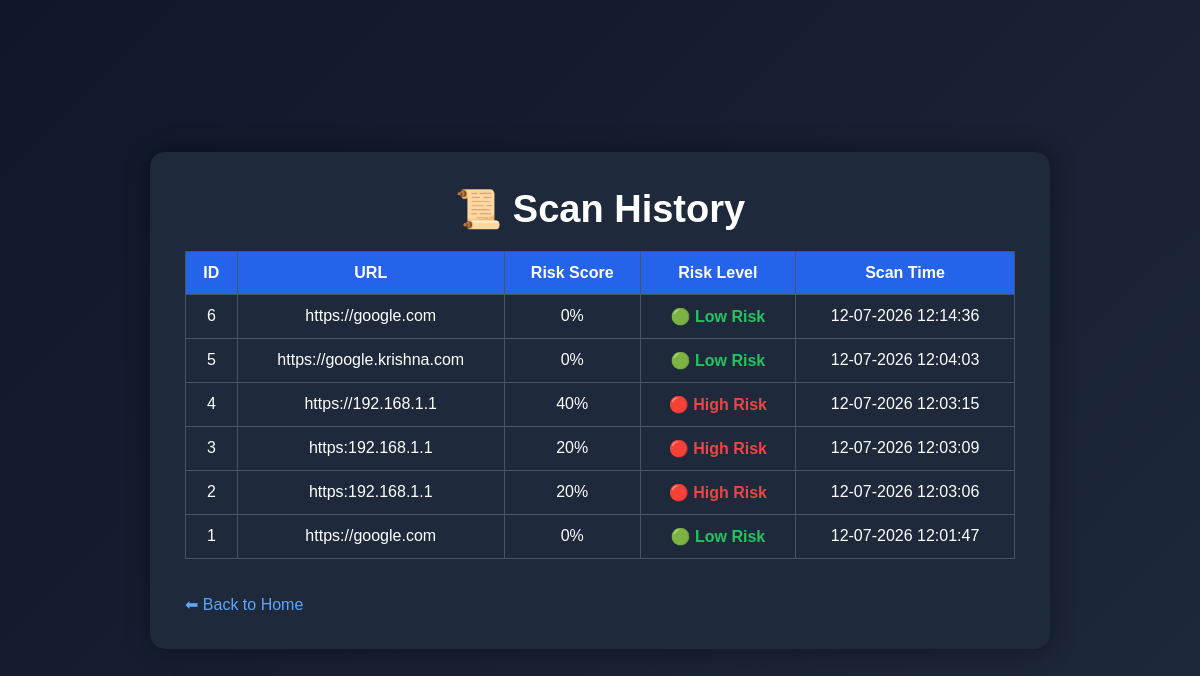
Before: /history with the older database file.
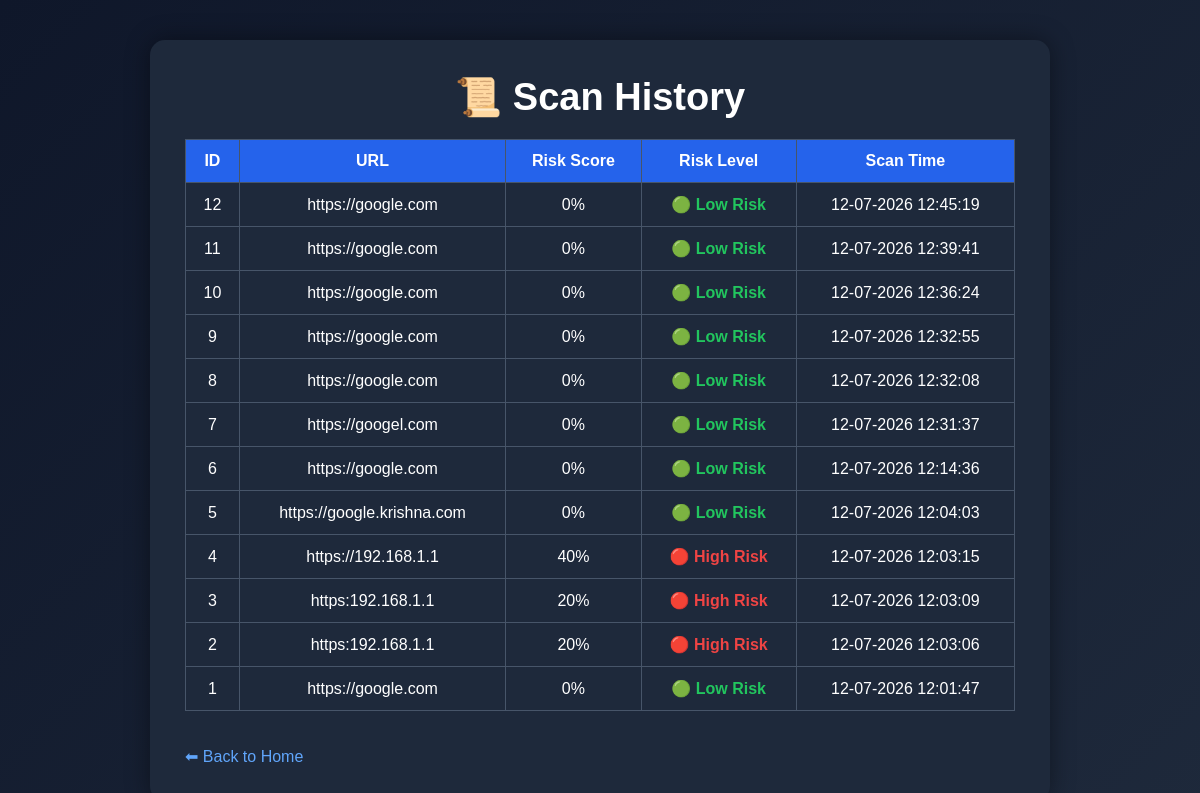
After: the same page with the newer database file.
### tables this page shows
CREATE TABLE scan_history(

        id INTEGER PRIMARY KEY AUTOINCREMENT,

        url TEXT,

        risk_score INTEGER,

        risk_level TEXT,

        scan_time TEXT

    );

### app.py (the view)
@app.route("/history")
def history():
    history_data = get_history()
    return render_template(
        "history.html",
        history=history_data
    )

### database.py (called while the page is built)
def get_history():
    conn = sqlite3.connect(DATABASE)
    cursor = conn.cursor()
    cursor.execute("""
    SELECT *
    FROM scan_history
    ORDER BY id DESC
    """)
    history = cursor.fetchall()
    conn.close()
    return history

### templates/history.html (shortened to what this page needs)
<!DOCTYPE html>
<html lang="en">
<head>
    <link rel="stylesheet"
          href="{{ url_for('static', filename='style.css') }}">
</head>
<body>
<div class="container">
    <h1>📜 Scan History</h1>
    <table class="feature-table">
        <tr>
            <th>ID</th>
            <th>URL</th>
            <th>Risk Score</th>
            <th>Risk Level</th>
            <th>Scan Time</th>
        </tr>
        {% if history %}
            {% for scan in history %}
            <tr>
                <td>{{ scan[0] }}</td>
                <td>{{ scan[1] }}</td>
                <td>{{ scan[2] }}%</td>
                <td>
                    {% if scan[3] == "Low Risk" %}
                        <span class="low">🟢 {{ scan[3] }}</span>
                    {% elif scan[3] == "Medium Risk" %}
                        <span class="medium">🟡 {{ scan[3] }}</span>
                    {% else %}
                        <span class="high">🔴 {{ scan[3] }}</span>
                    {% endif %}
                </td>
                <td>{{ scan[4] }}</td>
            </tr>
            {% endfor %}
        {% else %}
            <tr>
                <td colspan="5">No scan history available.</td>
            </tr>
        {% endif %}
    </table>
    <br><br>
    <a href="/">⬅ Back to Home</a>
</div>
</body>
</html>

### static/style.css (style rules this page uses)
* { margin:0; padding:0; box-sizing:border-box; font-family:Arial, Helvetica, sans-serif; }
body { background:linear-gradient(135deg,#0f172a,#1e293b); color:white; min-height:100vh; display:flex; justify-content:center; align-items:center; padding:40px; }
h1 { text-align:center; margin-bottom:10px; font-size:38px; }
table { width:100%; border-collapse:collapse; margin-top:20px; }
table th { background:#2563eb; color:white; }
table th, table td { padding:12px; border:1px solid #475569; text-align:center; }
.low { color:#22c55e; font-weight:bold; }
.high { color:#ef4444; font-weight:bold; }
a { color:#60a5fa; text-decoration:none; }
.feature-table { margin-top:20px; }

Changed rows visible on the page:
added scan_history: id "12", url "https://google.com", risk_score "0", risk_level "Low Risk", scan_time "12-07-2026 12:45:19"
added scan_history: id "11", url "https://google.com", risk_score "0", risk_level "Low Risk", scan_time "12-07-2026 12:39:41"
added scan_history: id "10", url "https://google.com", risk_score "0", risk_level "Low Risk", scan_time "12-07-2026 12:36:24"
added scan_history: id "9", url "https://google.com", risk_score "0", risk_level "Low Risk", scan_time "12-07-2026 12:32:55"
added scan_history: id "8", url "https://google.com", risk_score "0", risk_level "Low Risk", scan_time "12-07-2026 12:32:08"
added scan_history: id "7", url "https://googel.com", risk_score "0", risk_level "Low Risk", scan_time "12-07-2026 12:31:37"
